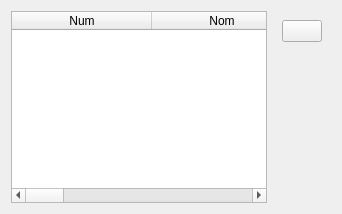
         <widget class="QWidget" name="tab">
          <attribute name="title">
           <string>Liste patients non consulté</string>
          </attribute>
          <layout class="QHBoxLayout" name="horizontalLayout_6">
           <item>
            <widget class="QTableWidget" name="vue_cons_no">
             <property name="styleSheet">
              <string notr="true">selection-background-color: rgb(32, 189, 175);
alternate-background-color: rgb(225, 225, 225);
font: 75 10pt &quot;Myanmar Text&quot;;
</string>
             </property>
             <property name="alternatingRowColors">
              <bool>true</bool>
             </property>
             <attribute name="horizontalHeaderCascadingSectionResizes">
              <bool>true</bool>
             </attribute>
             <attribute name="horizontalHeaderDefaultSectionSize">
              <number>140</number>
             </attribute>
             <attribute name="horizontalHeaderStretchLastSection">
              <bool>true</bool>
             </attribute>
             <column>
              <property name="text">
               <string>Num</string>
              </property>
             </column>
             <column>
              <property name="text">
               <string>Nom</string>
              </property>
             </column>
             <column>
              <property name="text">
               <string>Prénom</string>
              </property>
             </column>
             <column>
              <property name="text">
               <string>Age</string>
              </property>
             </column>
             <column>
              <property name="text">
               <string>Symptôme</string>
              </property>
             </column>
             <column>
              <property name="text">
               <string>Satus</string>
              </property>
             </column>
            </widget>
           </item>
           <item>
            <widget class="QWidget" name="widget_16" native="true">
             <layout class="QVBoxLayout" name="verticalLayout_12">
              <item>
               <widget class="QPushButton" name="imprimer_2">
                <property name="text">
                 <string/>
                </property>
                <property name="icon">
                 <iconset>
                  <normaloff>../../../../../../../.designer/ressource/icon/printer.png</normaloff>../../../../../../../.designer/ressource/icon/printer.png</iconset>
                </property>
                <property name="iconSize">
                 <size>
                  <width>28</width>
                  <height>28</height>
                 </size>
                </property>
               </widget>
              </item>
              <item>
               <spacer name="verticalSpacer_9">
                <property name="orientation">
                 <enum>Qt::Vertical</enum>
                </property>
                <property name="sizeHint" stdset="0">
                 <size>
                  <width>20</width>
                  <height>40</height>
                 </size>
                </property>
               </spacer>
              </item>
             </layout>
            </widget>
           </item>
          </layout>
         </widget>
